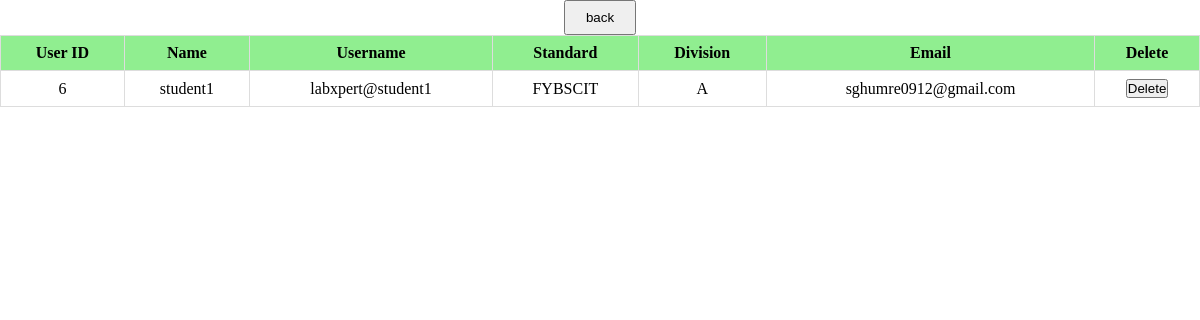
/admin/viewStudent.php (signed in), run on the app's committed database.
### tables this page shows
CREATE TABLE `user` (
  `userID` int(255) NOT NULL,
  `uName` varchar(255) NOT NULL,
  `userPwd` varchar(255) NOT NULL,
  `email` varchar(255) NOT NULL,
  `std` varchar(255) NOT NULL,
  `divs` varchar(255) NOT NULL,
  `times` timestamp(6) NOT NULL DEFAULT current_timestamp(6) ON UPDATE current_timestamp(6),
  `userName` varchar(255) NOT NULL
);

### admin/viewStudent.php (the view, shortened to what this page needs)
<!DOCTYPE html>
<html lang="en">
<head>
<?php
    include("../db/db.php");
    ?>
</head>
<body>
<center><a href="index.php" class='btn'><button class='btn'>back</button></a></center>
<table>
    <thead>
        <tr style="background-color: lightgreen;">
            <th>User ID</th>
            <th>Name</th>
            <th>Username</th>
            <th>Standard</th>
            <th>Division</th>
            <th>Email</th>
            <th>Delete</th>
        </tr>
    </thead>
    <tbody>
    <?php
    $q1 = "select * from user";
    $exe1 = $conn->query($q1);
    if($exe1->num_rows>0){
        while ($row = $exe1->fetch_assoc()) {
            echo "<tr>";
            echo "           <td>$row[userID]</td>";
            echo "           <td>$row[uName]</td>";
            echo "           <td>$row[userName]</td>";
            echo "           <td>$row[std]</td>";
            echo "           <td>$row[divs]</td>";
            echo "           <td>$row[email]</td>";
            echo "           <td><a href='deleteStudent.php?id=$row[userID]'><button class='delete-btn'>Delete</button></a></td>";
            echo"       </tr>";
        }
    }else{
        echo "<h4 style='color:red'>No Student FOund !!! </h4>";
    }
    ?>
    </tbody>
</table>
</body>
</html>

### admin/viewStudent.php (style rules this page uses)
* { box-sizing: border-box; margin: 0; padding: 0; text-align: center !important; }
table { width: 100%; border-collapse: collapse; }
* { text-align: center; justify-content: center; }
th, td { border: 1px solid #ddd; padding: 8px; text-align: left; }
.delete-btn , { padding: 10px; background-color: rgb(248, 78, 78); color: black; }
.btn { padding: 8px 20px !important; }

### data on the page
user: userID "6", uName "student1", userName "labxpert@student1", std "FYBSCIT", divs "A", email "sghumre0912@gmail.com"
